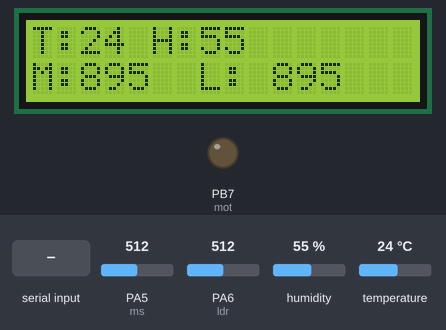
Bench run of a sketch on a simulated STM32 Blue Pill. Shown: 16×2 character LCD, output pins drawn as LEDs (lit = HIGH). Inputs (shaded band) come from the test bench; at power-on: humidity 55 %, PA5 (ms) = 512, PA6 (ldr) = 512, temperature 24 °C. What the sketch prints to the serial monitor is not drawn.

Above: at 3.2 s.
3.3 s: "1" received over Serial
At 5.6 s:
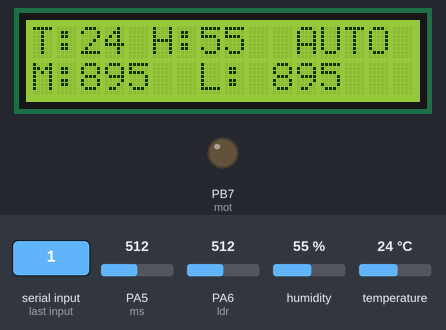
7.6 s: "2" received over Serial
At 9.5 s:
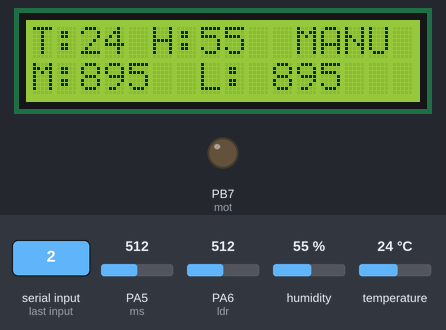
11.7 s: "3" received over Serial
At 13.5 s:
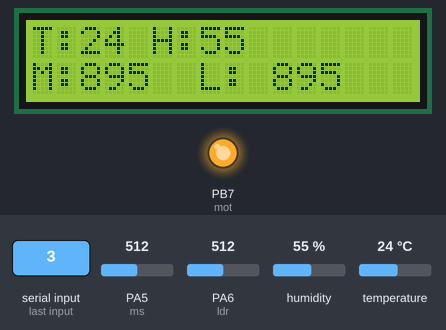
14.7 s: humidity set to 22 %
At 16.7 s:
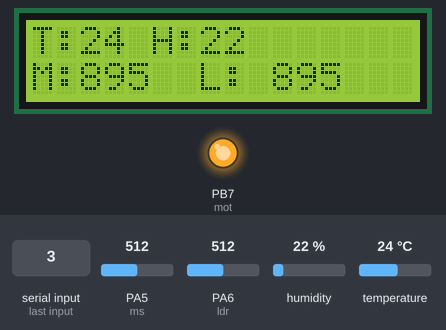
17.8 s: PA5 (ms) set to 390
At 19.3 s:
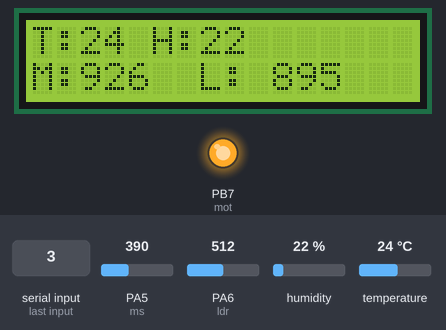
20.5 s: PA6 (ldr) set to 390
At 23.3 s:
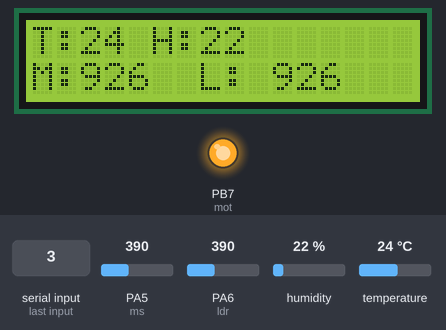
Timing chart, 0 to 24.8 s (numbered marks = the images above; inputs shaded):
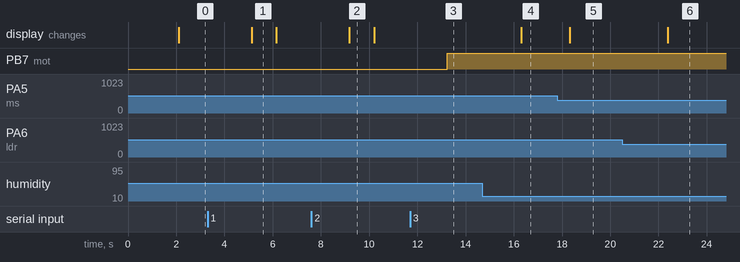

The sketch:

soil_monitor.ino
```cpp
#include <LiquidCrystal.h>
const int rs =PC14, en =PC15, d4 =PA0, d5 =PA1, d6 =PA2, d7 =PA3;
LiquidCrystal lcd(rs, en, d4, d5, d6, d7);
int mot=PB7;
int cnt=0;
int x=0;
int pos = 0;
int t,h;
int md=0;
int ms=PA5;
int ldr=PA6;
#include "DHT.h"
#define DHTPIN PB8
#define DHTTYPE DHT11
DHT dht(DHTPIN, DHTTYPE);

void setup() {
lcd.begin (16,2);
lcd.setCursor(4,0);
lcd.print("WELCOME");
lcd.setCursor(0,1);
lcd.print("SMART AGRICULTURE:");
delay(2000);
lcd.clear();

Serial.begin(9600);
dht.begin();
pinMode(ms,INPUT);
pinMode(ldr,INPUT);
pinMode(mot,OUTPUT);


}
void loop() {
  cnt++;
int h = dht.readHumidity();
int t = dht.readTemperature();
int mval=1023-analogRead(ms)/4;
int lval=1023-analogRead(ldr)/4;
lcd.clear();
lcd.setCursor(0,0);
lcd.print("T:");
lcd.setCursor(2,0);
lcd.print(t);
lcd.setCursor(5,0);
lcd.print("H:");
lcd.setCursor(7,0);
lcd.print(h);
lcd.setCursor(0,1);
lcd.print("M:");
lcd.setCursor(2,1);
lcd.print(mval);
lcd.setCursor(7,1);
lcd.print("L:");
lcd.setCursor(10,1);
lcd.print(lval);
delay(1000);
if (Serial.available()){
  int x=Serial.read();
  if (x=='1'){
    lcd.setCursor(11,0);
    lcd.print("AUTO");
    md=0;
  }
   if (x=='2'){
      lcd.setCursor(11,0);
    lcd.print("MANU");
     digitalWrite(mot,0);
    md=1;
  }
   if (x=='3'){
    digitalWrite(mot,1);

  }
  if (x=='4'){
    digitalWrite(mot,0);

  }
}
if (md==0){

if( mval>400)
{
   digitalWrite(mot,0);


  }
else
{
  digitalWrite(mot,1);

}
}

Serial.println("temp:"+String(t)+" hum:"+String(h) + " lig:"+String(lval)+" mos:"+String(mval));
delay(1000);
}
```

Measured:
- after the input at 3.3 s, the display: changes after 1.8 s (image 1)
- after the input at 7.6 s, the display: changes after 1.6 s (image 2)
- after the input at 11.7 s, PB7 (mot): LOW → HIGH after 1.5 s
- after the input at 14.7 s, the display: changes after 1.6 s (image 4)
- after the input at 17.8 s, the display: changes after 0.53 s (image 5)
- after the input at 20.5 s, the display: changes after 1.9 s (image 6)
- what the display in image 1 shows lasts 1.1 s, from 5.1 s to 6.2 s
